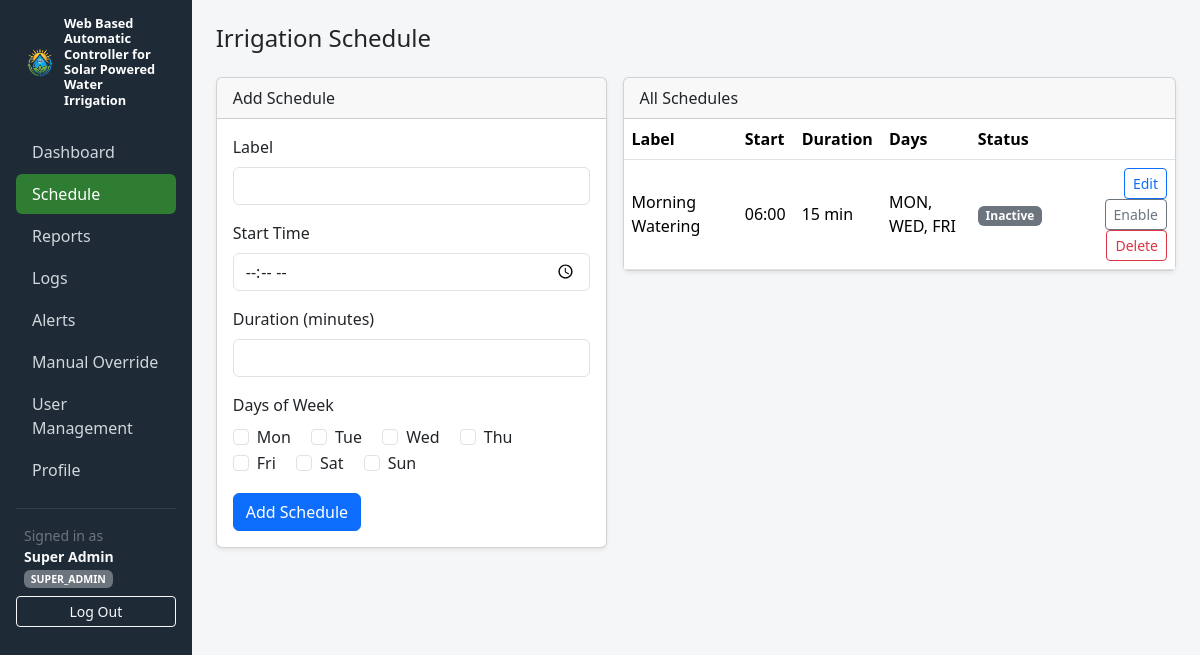
The page /admin/schedule.php (signed in) on the database its author committed.
### tables this page shows
CREATE TABLE IF NOT EXISTS schedules (
    id INT AUTO_INCREMENT PRIMARY KEY,
    label VARCHAR(100) NOT NULL,
    start_time TIME NOT NULL,
    duration_minutes INT NOT NULL,
    days_of_week SET('mon','tue','wed','thu','fri','sat','sun') NOT NULL,
    is_active TINYINT(1) NOT NULL DEFAULT 1,
    created_by INT NULL,
    created_at DATETIME NOT NULL DEFAULT CURRENT_TIMESTAMP,
    updated_at DATETIME NOT NULL DEFAULT CURRENT_TIMESTAMP ON UPDATE CURRENT_TIMESTAMP,
    FOREIGN KEY (created_by) REFERENCES users(id) ON DELETE SET NULL
);

### config/bootstrap.php (called while the page is built, shortened)
<?php
require_once __DIR__ . '/database.php';
spl_autoload_register(function (string $class) {
    $dirs = [
        __DIR__ . '/../src/models/',
        __DIR__ . '/../src/services/',
        __DIR__ . '/../src/controllers/',
    ];
    foreach ($dirs as $dir) {
        $path = $dir . $class . '.php';
        if (file_exists($path)) {
            return;
        }
    }
});

### config/database.php (called while the page is built, shortened)
<?php
function getDb(): PDO
{
    static $pdo = null;
    if ($pdo === null) {
        $dsn = 'mysql:host=' . DB_HOST . ';dbname=' . DB_NAME . ';charset=utf8mb4';
        $pdo = new PDO($dsn, DB_USER, DB_PASS, [
            PDO::ATTR_ERRMODE => PDO::ERRMODE_EXCEPTION,
            PDO::ATTR_DEFAULT_FETCH_MODE => PDO::FETCH_ASSOC,
            PDO::ATTR_EMULATE_PREPARES => false,
        ]);
    }
    return $pdo;
}

### src/models/Schedule.php (called while the page is built, shortened)
<?php
class Schedule
{
    public static function all(): array
    {
        $stmt = getDb()->query('SELECT * FROM schedules ORDER BY start_time ASC');
        return $stmt->fetchAll();
    }
}

### public/admin/schedule.php (the view, shortened to what this page needs)
<?php
require_once __DIR__ . '/../../config/bootstrap.php';
$editing = null;
$dayOptions = ['mon' => 'Mon', 'tue' => 'Tue', 'wed' => 'Wed', 'thu' => 'Thu', 'fri' => 'Fri', 'sat' => 'Sat', 'sun' => 'Sun'];
$schedules = Schedule::all();
include __DIR__ . '/partials/head.php';
include __DIR__ . '/partials/sidebar.php';
?>
<h4 class="mb-4">Irrigation Schedule</h4>
<div class="row g-3">
    <div class="col-md-5">
        <div class="card shadow-sm">
            <div class="card-header"><?= $editing ? 'Edit Schedule' : 'Add Schedule' ?></div>
            <div class="card-body">
                <form method="post" action="<?= BASE_URL ?>/admin/schedule.php">
                    <div class="mb-3">
                        <label class="form-label">Label</label>
                        <input type="text" name="label" class="form-control" required
                               value="<?= htmlspecialchars($editing['label'] ?? '') ?>">
                    </div>
                    <div class="mb-3">
                        <label class="form-label">Start Time</label>
                        <input type="time" name="start_time" class="form-control" required
                               value="<?= htmlspecialchars($editing['start_time'] ?? '') ?>">
                    </div>
                    <div class="mb-3">
                        <label class="form-label">Duration (minutes)</label>
                        <input type="number" name="duration_minutes" min="1" class="form-control" required
                               value="<?= htmlspecialchars((string) ($editing['duration_minutes'] ?? '')) ?>">
                    </div>
                    <div class="mb-3">
                        <label class="form-label d-block">Days of Week</label>
                        <?php
                        $selectedDays = $editing ? explode(',', $editing['days_of_week']) : [];
                        foreach ($dayOptions as $key => $label):
                        ?>
                            <div class="form-check form-check-inline">
                                <input class="form-check-input" type="checkbox" name="days[]" value="<?= $key ?>"
                                       id="day_<?= $key ?>" <?= in_array($key, $selectedDays, true) ? 'checked' : '' ?>>
                                <label class="form-check-label" for="day_<?= $key ?>"><?= $label ?></label>
                            </div>
                        <?php endforeach; ?>
                    </div>
                    <button type="submit" class="btn btn-primary"><?= $editing ? 'Update' : 'Add Schedule' ?></button>
                </form>
            </div>
        </div>
    </div>
    <div class="col-md-7">
        <div class="card shadow-sm">
            <div class="card-header">All Schedules</div>
            <div class="table-responsive">
                <table class="table table-hover mb-0 align-middle">
                    <thead>
                        <tr>
                            <th>Label</th>
                            <th>Start</th>
                            <th>Duration</th>
                            <th>Days</th>
                            <th>Status</th>
                            <th></th>
                        </tr>
                    </thead>
                    <tbody>
                        <?php foreach ($schedules as $s): ?>
                            <tr>
                                <td><?= htmlspecialchars($s['label']) ?></td>
                                <td><?= htmlspecialchars(substr($s['start_time'], 0, 5)) ?></td>
                                <td><?= (int) $s['duration_minutes'] ?> min</td>
                                <td><?= htmlspecialchars(strtoupper(str_replace(',', ', ', $s['days_of_week']))) ?></td>
                                <td>
                                    <span class="badge <?= $s['is_active'] ? 'bg-success' : 'bg-secondary' ?>">
                                        <?= $s['is_active'] ? 'Active' : 'Inactive' ?>
                                    </span>
                                </td>
                                <td class="text-end">
                                    <a href="<?= BASE_URL ?>/admin/schedule.php?edit=<?= (int) $s['id'] ?>" class="btn btn-sm btn-outline-primary">Edit</a>
                                    <form method="post" action="<?= BASE_URL ?>/admin/schedule.php" class="d-inline">
                                        <button type="submit" class="btn btn-sm btn-outline-secondary">
                                            <?= $s['is_active'] ? 'Disable' : 'Enable' ?>
                                        </button>
                                    </form>
                                    <form method="post" action="<?= BASE_URL ?>/admin/schedule.php" class="d-inline"
                                          onsubmit="return confirm('Delete this schedule?');">
                                        <button type="submit" class="btn btn-sm btn-outline-danger">Delete</button>
                                    </form>
                                </td>
                            </tr>
                        <?php endforeach; ?>
                    </tbody>
                </table>
            </div>
        </div>
    </div>
</div>
<?php include __DIR__ . '/partials/footer.php'; ?>

### public/assets/css/app.css (style rules this page uses)
body { background-color: #f4f6f8; }

### rows shown on the page
schedules: label "Morning Watering", start_time "06:00", duration_minutes "15", days_of_week "MON, WED, FRI", is_active "Inactive"

### other values the page prints
$item['label'] "Dashboard"
$item['label'] "Schedule"
$item['label'] "Reports"
$item['label'] "Logs"
$item['label'] "Alerts"
$item['label'] "Manual Override"
$item['label'] "User Management"
$item['label'] "Profile"
$user['name'] "Super Admin"
$user['role'] "SUPER_ADMIN"
$label "Mon"
$label "Tue"
$label "Wed"
$label "Thu"
$label "Fri"
